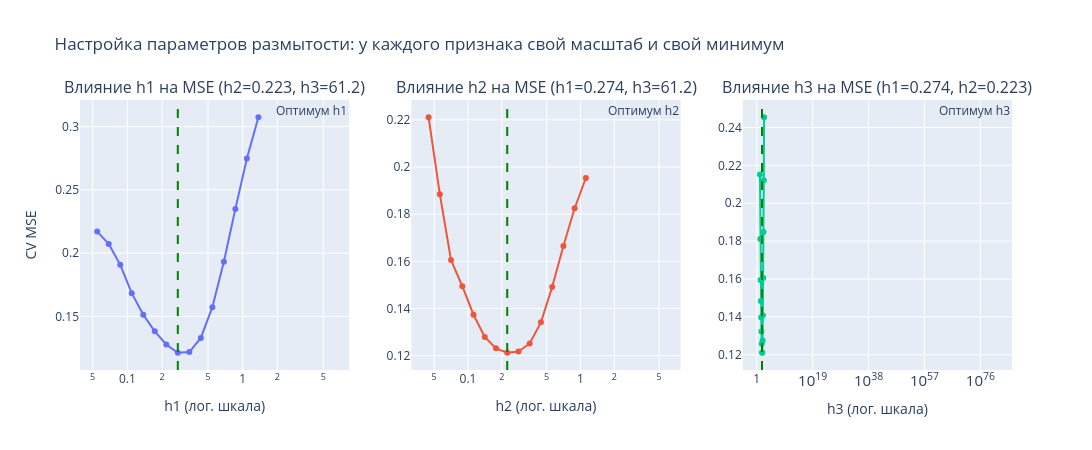

The notebook cell saved with this chart:
### Code cell
def cv_mse(X, y, h_vec, n_folds=5):
    kf = KFold(n_splits=n_folds, shuffle=True, random_state=42)
    mse = 0.0
    for tr, va in kf.split(X):
        y_pred = nw_multi(X[tr], y[tr], X[va], h_vec)
        mse += np.mean((y[va] - y_pred)**2)
    return mse / n_folds

def select_h(X, y):
    h = X.std(axis=0) * len(X)**(-1/5) # Начальное приближение (правило Сильвермана)
    for _ in range(3):
        for j in range(3):
            grid = np.geomspace(h[j] / 3, h[j] * 3, 10)
            best_val, best_h = np.inf, h[j]
            for hj in grid:
                h_try = h.copy()
                h_try[j] = hj
                v = cv_mse(X, y, h_try)
                if v < best_val:
                    best_val, best_h = v, hj
            h[j] = best_h
    return h

# Находим оптимальные значения
h_opt = select_h(X_noisy, y_noisy)
print(f"Оптимальные параметры: h1={h_opt[0]:.4f}, h2={h_opt[1]:.4f}, h3={h_opt[2]:.2f}")

# === ПОСТРОЕНИЕ ТРЕХ ГРАФИКОВ ===

fig = make_subplots(
    rows=1, cols=3, 
    subplot_titles=(f"Влияние h1 на MSE (h2={h_opt[1]:.3f}, h3={h_opt[2]:.1f})", 
                    f"Влияние h2 на MSE (h1={h_opt[0]:.3f}, h3={h_opt[2]:.1f})", 
                    f"Влияние h3 на MSE (h1={h_opt[0]:.3f}, h2={h_opt[1]:.3f})")
)

# Перебираем j = 0 (h1), 1 (h2), 2 (h3)
for j in range(3):
    # Создаем сетку значений для текущего h_j (от оптимального в 5 раз меньше до в 5 раз больше)
    h_grid = np.geomspace(h_opt[j] / 5, h_opt[j] * 5, 15)
    mse_list = []
    
    for hj in h_grid:
        h_try = h_opt.copy()
        h_try[j] = hj
        mse_list.append(cv_mse(X_noisy, y_noisy, h_try))
        
    # Добавляем линию на график
    fig.add_trace(
        go.Scatter(x=h_grid, y=mse_list, mode='lines+markers', 
                   name=f'MSE для h{j+1}', line=dict(width=2)),
        row=1, col=j+1
    )
    
    # Добавляем вертикальную пунктирную линию (оптимум)
    fig.add_vline(
        x=h_opt[j], line_dash="dash", line_color="green", 
        annotation_text=f"Оптимум h{j+1}", row=1, col=j+1
    )
    
    # Настраиваем оси (ось X обязательно в логарифмическом масштабе!)
    fig.update_xaxes(type='log', title_text=f'h{j+1} (лог. шкала)', row=1, col=j+1)
    fig.update_yaxes(title_text='CV MSE' if j == 0 else '', row=1, col=j+1)

fig.update_layout(
    height=450, width=1300,
    title_text="Настройка параметров размытости: у каждого признака свой масштаб и свой минимум",
    showlegend=False
)
fig.show()

### Figure 1 — Plotly figure (JSON) as saved in the notebook; plotly's stock layout.template omitted (floating-point values rounded to 4 significant figures)
{"data": [{"line": {"width": 2}, "mode": "lines+markers", "name": "MSE для h1", "type": "scatter", "x": [0.05475, 0.06891, 0.08672, 0.1091, 0.1373, 0.1728, 0.2175, 0.2738, 0.3445, 0.4336, 0.5457, 0.6867, 0.8642, 1.088, 1.369], "xaxis": "x", "y": [0.217, 0.2072, 0.1907, 0.1683, 0.1513, 0.1382, 0.1278, 0.1212, 0.1218, 0.133, 0.1573, 0.1932, 0.2349, 0.2748, 0.3074], "yaxis": "y"}, {"line": {"width": 2}, "mode": "lines+markers", "name": "MSE для h2", "type": "scatter", "x": [0.04465, 0.05619, 0.07071, 0.08899, 0.112, 0.1409, 0.1774, 0.2232, 0.2809, 0.3536, 0.4449, 0.56, 0.7047, 0.8869, 1.116], "xaxis": "x2", "y": [0.2211, 0.1885, 0.1605, 0.1495, 0.1374, 0.1279, 0.1231, 0.1212, 0.1217, 0.1252, 0.1341, 0.1491, 0.1665, 0.1825, 0.1953], "yaxis": "y2"}, {"line": {"width": 2}, "mode": "lines+markers", "name": "MSE для h3", "type": "scatter", "x": [12.25, 15.41, 19.4, 24.41, 30.73, 38.67, 48.66, 61.24, 77.07, 97.0, 122.1, 153.6, 193.3, 243.3, 306.2], "xaxis": "x3", "y": [0.2152, 0.1812, 0.1594, 0.1484, 0.1397, 0.1323, 0.1258, 0.1212, 0.1211, 0.1275, 0.1408, 0.1605, 0.1848, 0.2122, 0.2454], "yaxis": "y3"}], "layout": {"annotations": [{"font": {"size": 16}, "showarrow": false, "text": "Влияние h1 на MSE (h2=0.223, h3=61.2)", "x": 0.1444, "xanchor": "center", "xref": "paper", "y": 1, "yanchor": "bottom", "yref": "paper"}, {"font": {"size": 16}, "showarrow": false, "text": "Влияние h2 на MSE (h1=0.274, h3=61.2)", "x": 0.5, "xanchor": "center", "xref": "paper", "y": 1, "yanchor": "bottom", "yref": "paper"}, {"font": {"size": 16}, "showarrow": false, "text": "Влияние h3 на MSE (h1=0.274, h2=0.223)", "x": 0.8556, "xanchor": "center", "xref": "paper", "y": 1, "yanchor": "bottom", "yref": "paper"}, {"showarrow": false, "text": "Оптимум h1", "x": 0.2738, "xanchor": "left", "xref": "x", "y": 1, "yanchor": "top", "yref": "y domain"}, {"showarrow": false, "text": "Оптимум h2", "x": 0.2232, "xanchor": "left", "xref": "x2", "y": 1, "yanchor": "top", "yref": "y2 domain"}, {"showarrow": false, "text": "Оптимум h3", "x": 61.24, "xanchor": "left", "xref": "x3", "y": 1, "yanchor": "top", "yref": "y3 domain"}], "height": 450, "shapes": [{"line": {"color": "green", "dash": "dash"}, "type": "line", "x0": 0.2738, "x1": 0.2738, "xref": "x", "y0": 0, "y1": 1, "yref": "y domain"}, {"line": {"color": "green", "dash": "dash"}, "type": "line", "x0": 0.2232, "x1": 0.2232, "xref": "x2", "y0": 0, "y1": 1, "yref": "y2 domain"}, {"line": {"color": "green", "dash": "dash"}, "type": "line", "x0": 61.24, "x1": 61.24, "xref": "x3", "y0": 0, "y1": 1, "yref": "y3 domain"}], "showlegend": false, "title": {"text": "Настройка параметров размытости: у каждого признака свой масштаб и свой минимум"}, "width": 1300, "xaxis": {"anchor": "y", "domain": [0, 0.2889], "title": {"text": "h1 (лог. шкала)"}, "type": "log"}, "xaxis2": {"anchor": "y2", "domain": [0.3556, 0.6444], "title": {"text": "h2 (лог. шкала)"}, "type": "log"}, "xaxis3": {"anchor": "y3", "domain": [0.7111, 1], "title": {"text": "h3 (лог. шкала)"}, "type": "log"}, "yaxis": {"anchor": "x", "domain": [0, 1], "title": {"text": "CV MSE"}}, "yaxis2": {"anchor": "x2", "domain": [0, 1], "title": {"text": ""}}, "yaxis3": {"anchor": "x3", "domain": [0, 1], "title": {"text": ""}}}}
